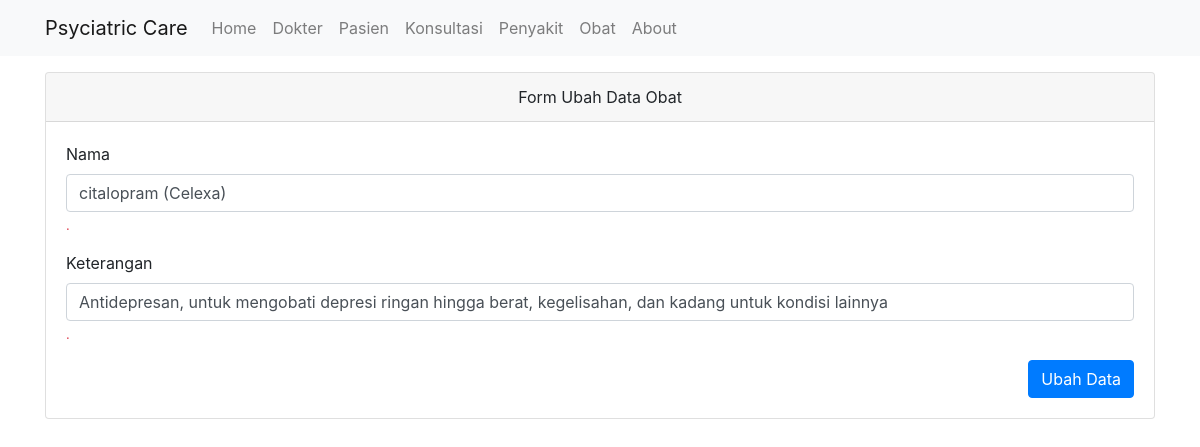
The app's page /Obat/ubah/1 with its own data.
### tables this page shows
CREATE TABLE `obat` (
  `id` int(10) NOT NULL,
  `nama` varchar(25) NOT NULL,
  `keterangan` text NOT NULL
);

### application/controllers/Obat.php (called while the page is built, shortened)
<?php
class Obat extends CI_Controller
{
	public function __construct()
	{
		$this->load->model('Obat_model');
		$this->load->library('form_validation');
	}
	public function ubah($id)
	{
		$data['judul'] = 'Form Ubah Data Obat';
		$data['obat'] = $this->Obat_model->getObatById($id);
		$this->form_validation->set_rules('nama','Nama','required');
		$this->form_validation->set_rules('id','ID','required|numeric');
		$this->form_validation->set_rules('keterangan','Keterangan','required');
		if ($this->form_validation->run() == false) {
			$this->load->view('templates/header', $data);
			$this->load->view('obat/ubah', $data);
			$this->load->view('templates/footer');
		}else{
			$this->Obat_model->ubahDataObat();
			$this->session->set_flashdata('flash','diubah');
			redirect('obat');
		}
	}
}

### index.php (called while the page is built, shortened)
<?php
require_once BASEPATH.'core/CodeIgniter.php';

### application/models/Obat_model.php (called while the page is built, shortened)
<?php
class Obat_model extends CI_model
{
	public function getObatById($id)
	{
		return $this->db->get_where('obat',['id'=>$id])->row_array();
	}
}

### application/views/obat/ubah.php (the view, shortened to what this page needs)
<div class="container">
    <div class="row mt-3">
        <div class="col md-6">
            <div class="card">
                <div class="card-header text-center">
                    Form Ubah Data Obat
                </div>
                <div class="card-body">
                    <form action="" method="post">
                        <div class="form-group">
                            <label for="nama">Nama</label>
                            <input type="text" class="form-control" id="nama" name="nama" value="<?= $obat['nama']; ?>" >
                            <small class="form-text text-danger"><?= form_error('nama') ?>.</small>
                        </div>
                        <div class="form-group">
                            <label for="keterangan">Keterangan</label>
                            <input type="text" class="form-control" id="keterangan" name="keterangan" value="<?= $obat['keterangan']; ?>">
                            <small class="form-text text-danger"><?= form_error('keterangan') ?>.</small>
                        </div>
                        <button type="submit" name="tambah" class="btn btn-primary float-right">Ubah Data</button>
                    </form>
                </div>
            </div>
        </div>
    </div>
</div>

### records on screen
obat: nama "citalopram (Celexa)", keterangan "Antidepresan, untuk mengobati depresi ringan hingga berat, kegelisahan, dan kadang untuk kondisi lainnya"
